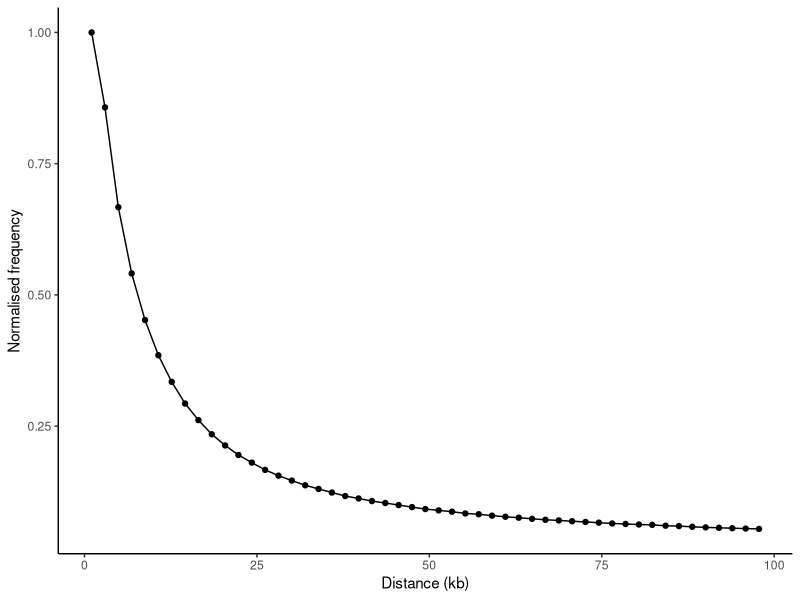

Recreate this plot in R.
##Plot contact frequency, as assessed from HiCUP mapping of Hi-C data (hicup_align.sh script)
##Histogram values were produced in Seqmonk


library('tidyverse')


h = read_tsv('HiC_histogram.txt', col_names=c('lower','upper','count'), skip=1)

mid = rowMeans(h[,1:2])/1000
nf = h$Count/h$Count[1]

quartz(w=3,h=3)
h %>% mutate(mid=(lower+upper)/2000, nf=count/h$count[1]) %>%
ggplot(aes(mid, nf)) +
	theme_classic() +
	xlab('Distance (kb)') + ylab('Normalised frequency') +
	geom_point() +
	geom_line()  #Figure 1B
	